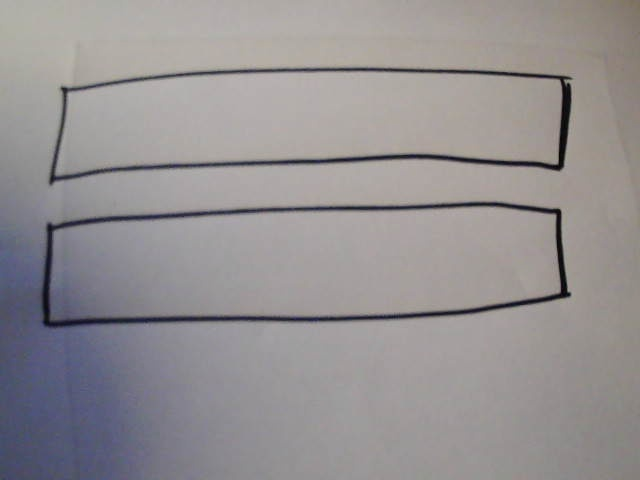
#> input picture maze-shortest-path/photo_form/screen.jpg, 640 x 480 px
$ python form_functions.py
#> lines starting #> are read from the running program, lines starting #| are printed output that depends on the picture; after the words box and inside, x2 and y2 are one past the last pixel; in counts of white or black regions, pixels touching at a corner belong together
import cv2

class formatting_function:

    def __init__(self):
        pass

    def read_picture(self,path):
#> called with path = 'screen.jpg'
        picture = cv2.imread(path, cv2.IMREAD_GRAYSCALE)
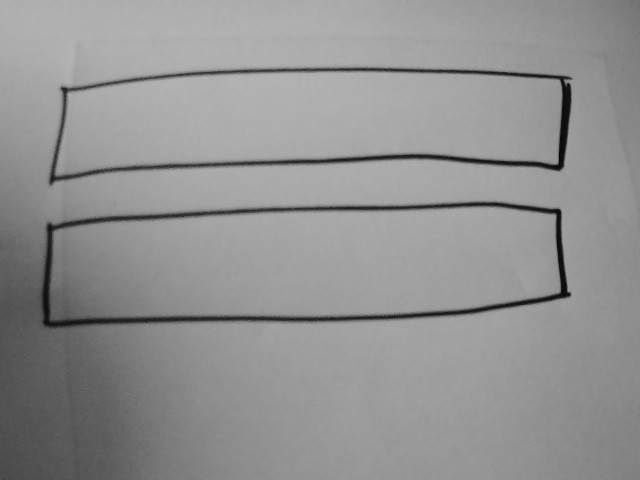
#> picture: shape (480, 640); min 4, max 183, mean 146.1
        return picture

    def smooth_edges(self,picture):
        smoothed_image = cv2.bilateralFilter(picture, 4, 75, 75)
        return smoothed_image

    def image_binarization(self, path):
        file = self.read_picture(path)
        picture = self.smooth_edges(file)
        bin_picture = cv2.Canny(self.smooth_edges(picture), 255, 0)
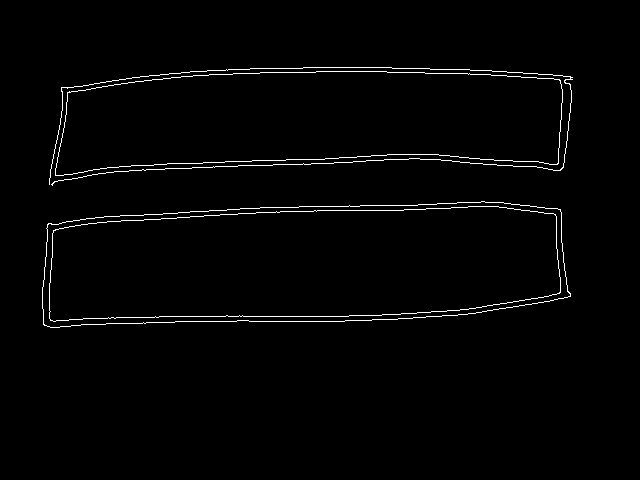
#> bin_picture: shape (480, 640); 1.6% white in thin lines or dots, all inside (x1, y1, x2, y2) = (42, 67, 573, 328)
        return bin_picture


test=formatting_function()

screen0= test.image_binarization('screen.jpg')

cv2.imshow('Wygladzone krawedzie',screen0)

print(screen0)
#> (printed output is left out)
cv2.waitKey(0)
cv2.destroyAllWindows()
